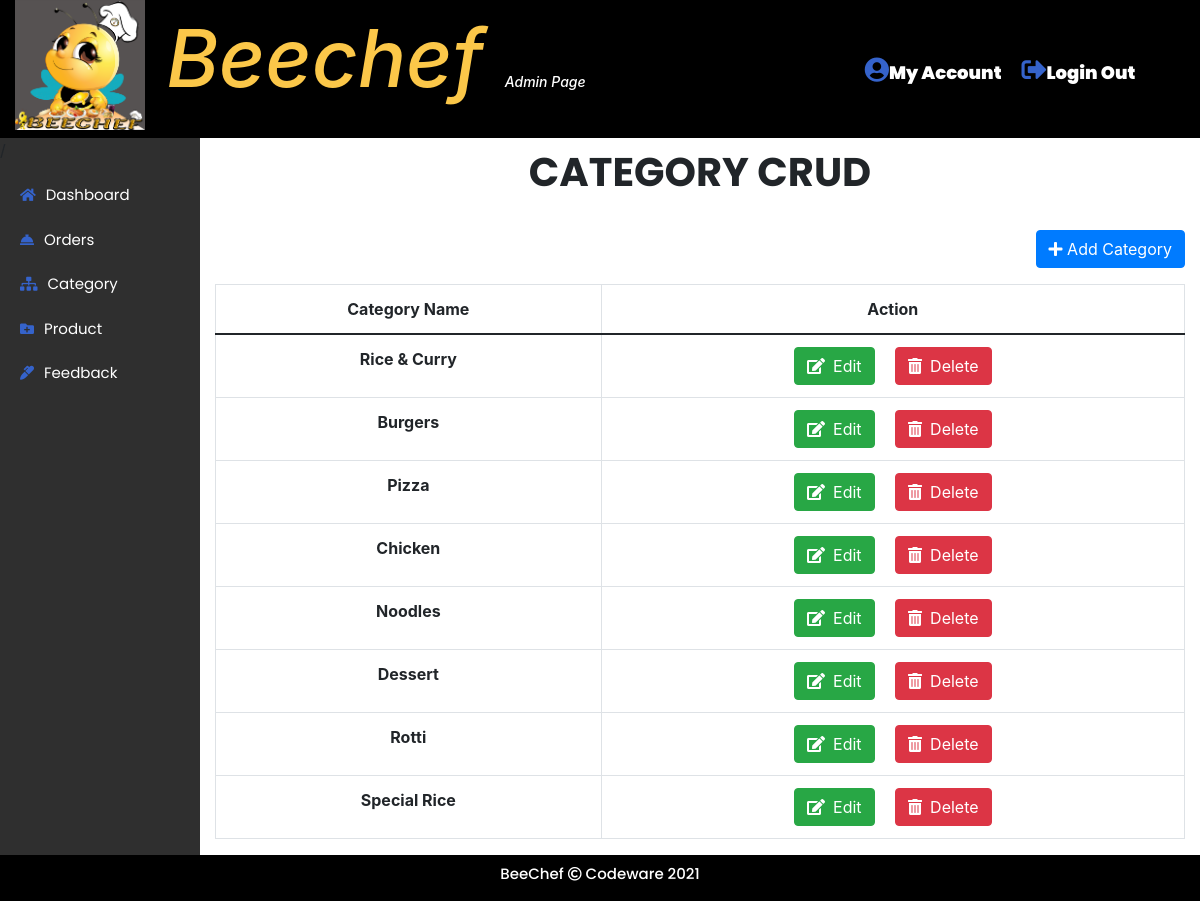
The page /Admin/category.php on the database its author committed.
### tables this page shows
CREATE TABLE `category` (
  `cid` int(11) NOT NULL,
  `c_name` varchar(50) NOT NULL
);

### Admin/category.php (the view, shortened to what this page needs)
<?php
include "../Database/database.php";
include "admin_header.php";
?>
<div class="container-fluid ">
    <div class="row">
        <div class="col-md-2 px-0">
            <nav id="nav" class="active">/
                <ul>
                    <li><a href="admin.php"><span class="admin_iconBar"><i class="fas fa-home"></i></span>Dashboard</a></li>
                    <li><a href="order.php"><span class="admin_iconBar"><i class="fas fa-concierge-bell"></i></span>Orders</a></li>
                    <li><a href="category.php"><span class="admin_iconBar"><i class="fas fa-sitemap"></i></span>Category</a></li>
                    <li><a href="product.php"><span class="admin_iconBar"><i class="fas fa-folder-plus"></i></span>Product</a></li>
                    <li><a href="feedback.php"><span class="admin_iconBar"><i class="fas fa-marker"></i></span>Feedback</a></li>
                </ul>
            </nav>
        </div>
        <div class="col-md-10">
            <h1 class="page-header text-center page-header-cate">CATEGORY CRUD</h1>
            <div class="text-right">
            <button type="button" class="btn btn-primary my-3" data-toggle="modal" data-target="#addCategoryModal"><i class="fas fa-plus"></i> Add Category</button>
            </div>
            <table class="table table-hover text-center table-bordered" >
                <thead>
                    <tr>
                        <th scope="col">Category Name</th>
                        <th scope="col">Action</th>
                    </tr>
                </thead>
                <tbody>
                    <?php
                        $sql="SELECT * FROM category ORDER BY cid ASC";
                        $query=$conn->query($sql);
					    while($row=$query->fetch_array()){
                    ?>
                    <tr>
                        <td><b><?php echo $row['c_name']; ?></b>
                        </td>
                        <td>
                            <button name="edit" value="<?php echo $row['cid']; ?>" data-toggle="modal" data-target="#editCateModal<?php echo $row['cid']; ?>"class="btn btn-success mr-3"><i class="fas fa-edit pr-2"></i>Edit</button>
                            <button name="delete" value="<?php echo $row['cid']; ?>" data-toggle="modal" data-target="#deleteCateModal<?php echo $row['cid']; ?>" class="btn btn-danger" ><i class="fas fa-trash-alt pr-2"></i>Delete</button>
                        </td>
                    </tr>
                    <?PHP } ?>
                </tbody>
            </table>
        </div>
    </div>
</div>
<?php
include "admin_footer.php";
?>

### css/adminStyle.css (style rules this page uses)
* { margin: 0; padding: 0; box-sizing: border-box; }
span { font-size: 20px; color: white; }
span { font-size: 14px; }

### rows shown on the page
category: c_name "Rice & Curry", $row['cid'] 1 (drawn)
category: c_name "Burgers", $row['cid'] 2 (drawn)
category: c_name "Pizza", $row['cid'] 3 (drawn)
category: c_name "Chicken", $row['cid'] 4 (drawn)
category: c_name "Noodles", $row['cid'] 7 (drawn)
category: c_name "Dessert", $row['cid'] 10 (drawn)
category: c_name "Rotti", $row['cid'] 11 (drawn)
category: c_name "Special Rice", $row['cid'] 13 (drawn)
